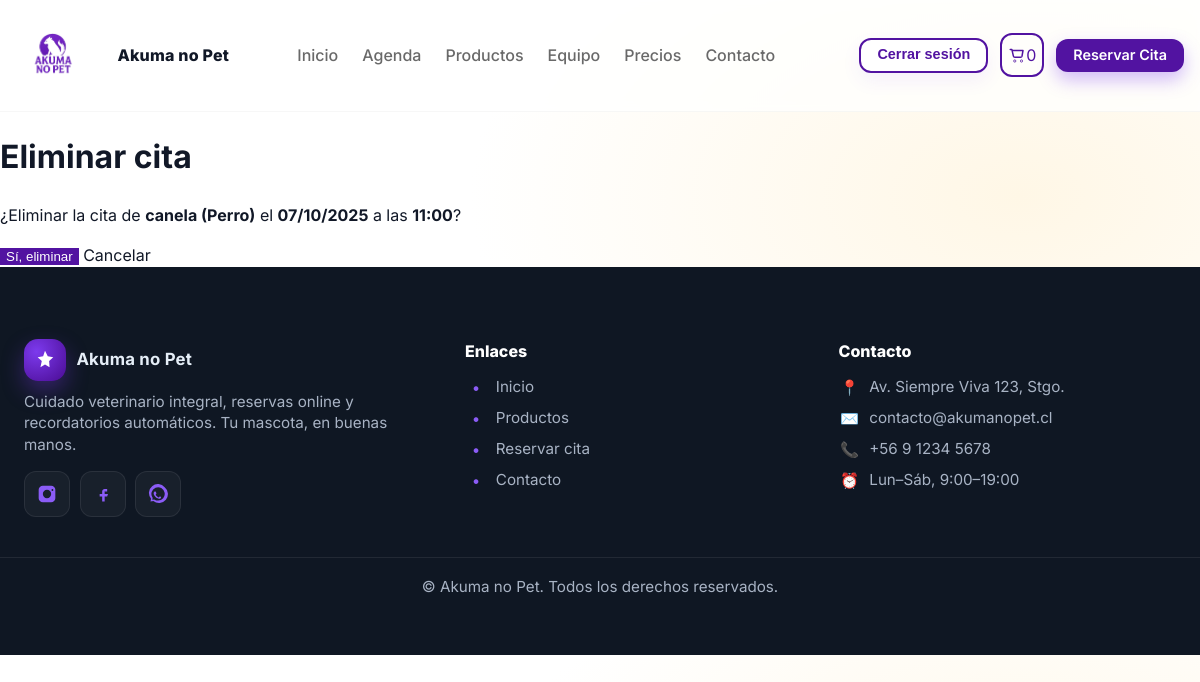
The app's page /agenda/6/eliminar/ (signed in) with its own data.
### agenda/models.py (models this page shows, shortened)
class Cita(models.Model):
    fecha = models.DateField()
    hora = models.TimeField()
    duracion_min = models.PositiveIntegerField(default=30)
    profesional = models.ForeignKey(
        Profesional, on_delete=models.CASCADE, related_name="citas"
    )
    servicio = models.ForeignKey(
        Servicio, on_delete=models.PROTECT, related_name="citas"
    )
    mascota = models.CharField(max_length=120)  # ej: "Luna (Perro)"
    cliente = models.ForeignKey(
        settings.AUTH_USER_MODEL, null=True, blank=True, on_delete=models.SET_NULL
    )
    creado = models.DateTimeField(auto_now_add=True)
    class Meta:
        ordering = ["fecha", "hora"]
        indexes = [models.Index(fields=["fecha", "profesional"])]
        constraints = [
            models.UniqueConstraint(
                fields=["fecha", "hora", "profesional"],
                name="uniq_cita_por_profesional_fecha_hora",
            )
        ]
        verbose_name = "Cita"
        verbose_name_plural = "Citas"

### agenda/views.py (the view)
# urls.py: path("<int:pk>/eliminar/", views.borrar, name="borrar"),   # solo staff
@solo_staff
def borrar(request, pk: int):
    cita = get_object_or_404(Cita, pk=pk)
    if request.method == "POST":
        day = cita.fecha.isoformat()
        cita.delete()
        messages.success(request, "Cita eliminada.")
        return redirect(f"{reverse('agenda:lista')}?mode=day&day={day}")
    return render(request, "agenda/cita_confirm_delete.html", {"cita": cita})

### agenda/views.py (called while the page is built)
def es_staff_clinica(u):
    return u.is_authenticated and (
        u.is_staff
        or u.groups.filter(name__in=["Veterinarios", "Recepcion"]).exists()
    )

### carrito/context_processors.py (called while the page is built, shortened)
def cart_context(request):
    cart = request.session.get("cart", {}) or {}
    count = 0
    total = 0
    return {
        "cart_count": count,
        "cart_total": total,
    }

### agenda/templates/agenda/cita_confirm_delete.html (shortened to what this page needs)
{% extends "main/base.html" %}
{% block contenido %}
<main class="page">
  <div class="page-head"><h1>Eliminar cita</h1></div>
  <section class="card">
    <p>¿Eliminar la cita de <strong>{{ cita.mascota }}</strong> el
       <strong>{{ cita.fecha|date:"d/m/Y" }}</strong> a las <strong>{{ cita.hora|time:"H:i" }}</strong>?</p>
    <form method="post">
      <button class="btn-primary danger" type="submit">Sí, eliminar</button>
      <a class="btn-light" href="{% url 'agenda:lista' %}?mode=day&day={{ cita.fecha|date:'Y-m-d' }}">Cancelar</a>
    </form>
  </section>
</main>
{% endblock %}

### static/css/styles.css (style rules this page uses)
a { color: inherit; text-decoration: none; }
.btn-primary { background: #6d28d9; color: #fff; border: 0; }

### carrito/static/carrito/css/cart.css (style rules this page uses)
.btn-primary { background: #5213a1; color: #fff; border: 0; }

### records on screen
Cita: mascota "canela (Perro)", fecha "07/10/2025", hora "11:00"

### other values on screen
{{ cart_count|default:0 }} "0"
